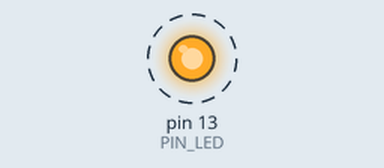
This sketch was run on a simulated Arduino Uno, built with avr-gcc and run on an emulated ATmega328P. Shown: output pins drawn as LEDs (lit = HIGH). Dashed ring = blinking. What the sketch prints to the serial monitor is not drawn.

Above: at 0.5 s.
Timing chart, 0 to 4.6 s (numbered marks = the images above):
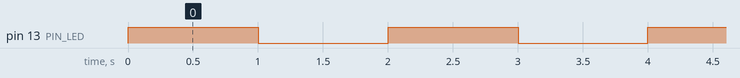

The sketch:

04_example_3.ino
```cpp
#define PIN_LED 13
unsigned int count, toggle;
void setup() {
  Serial.begin(115200);
  while (!Serial){
    ;
  }
  // put your setup code here, to run once:
  pinMode(PIN_LED,OUTPUT);
  count=toggle=0;
  digitalWrite(PIN_LED,toggle);
}

void loop() {

  Serial.println(++count);
  toggle = toggle_state(toggle);
  digitalWrite(PIN_LED,toggle);
  delay(1000);
}
int toggle_state(int toggle) {
  return toggle^1;
}
```

Measured:
- by itself, pin 13 (PIN_LED): alternates HIGH for 1.0 s and LOW for 1.0 s
